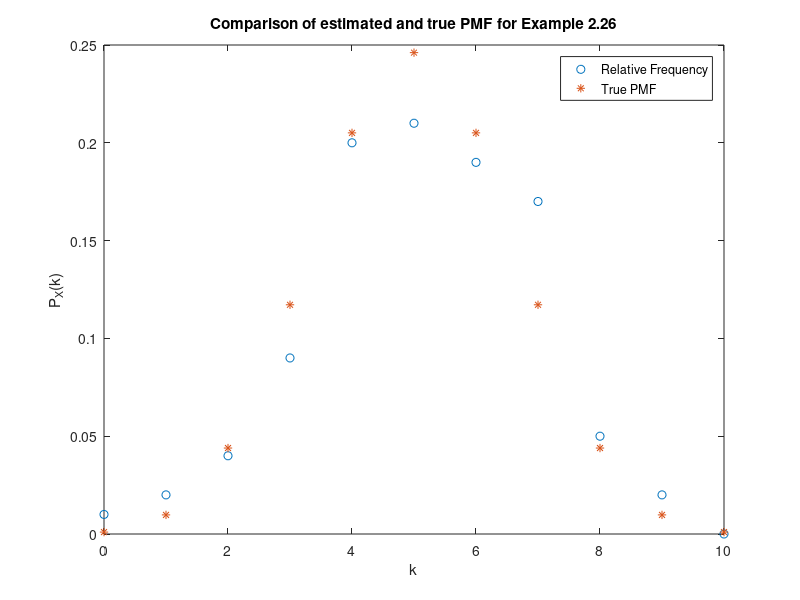

MATLAB code for this plot:
% Simulation code to estimate PMF of Example 2.26.

% Number of coin flips per experiment.
n=10;
% Number of times to repeat experiment.
m=100;
% Simulate coin flipping.
X=round(rand(n,m));
% Calculate number of tails per experiment.
Y=sum(X);
% Compute relative frequencies.
Rel_Freq=hist(Y,0:n)/m;

% Compute actual PMF.
for k=0:n
    PMF(k+1)=nchoosek(n,k)*(2^(-n)); 
end

% Plot Results     
plot(0:n,Rel_Freq,'o',0:n,PMF,'*')
legend('Relative Frequency','True PMF')
xlabel('k')
ylabel('P_X(k)')
title('Comparison of estimated and true PMF for Example 2.26');